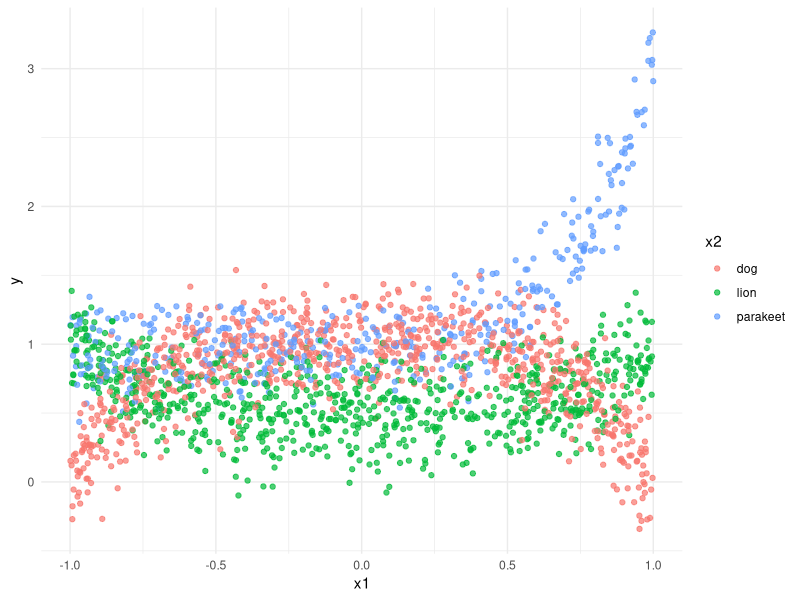

Recreate this plot in R.
## ---- chunk 1
knitr::opts_chunk$set(echo = TRUE)
knitr::opts_chunk$set(warning = FALSE, message = FALSE)
library(tidyverse)
theme_set(theme_minimal())
## ---- chunk 2
candidate_number <- 1 # change this from 1 to your number
set.seed(candidate_number)
## ---- chunk 3
n <- 2000
# Generate categorical predictor(s)
categories <- c("lion", "dog", "parakeet")
cat_var <- factor(sample(categories, n, prob = c(2, 2, 1), replace = TRUE))
table(cat_var)
## ---- chunk 4
# Generate numeric predictor(s)
x <- 2 * (runif(n) - 1/2)
# Data frame version of predictors
predictors <- data.frame(x1 = x, x2 = cat_var)
head(predictors)
## ---- chunk 5
# CEF
CEF <- function(x1, x2) {
  if_else(x2 == "lion",
          # first case
          1/2 + x1^4/2,
          ifelse(x2 == "dog",
                 # second case
                 1 - x1^4,
                 # last case
                 1 + x1^3 + x1^4
                 )
         )
}
training_data <- predictors |> mutate(y = CEF(x1, x2) + rnorm(n, sd = .2))
ggplot(training_data, aes(x1, y, colour = x2)) + geom_point(alpha = .7)
## ---- chunk 6
# Matrix versions in case any model fitting functions need them
# if not then you can delete this
Y <- training_data$y
X <- model.matrix(~ .-1, predictors)
head(X)
X_int <- model.matrix(~ x1*x2-1, predictors)
head(X_int)
## ---- chunk 7

## ---- chunk 8

## ---- chunk 9
n <- 1000
x <- runif(n, 500, 2500)
y <- 100 + x**2 + rnorm(n, mean = 0, sd = 20) 
original_data <- data.frame(x = x, y = y)

# Concept Shift: Change the relationship between x and y
y_shifted <- 120 +  x + rnorm(n, mean = 0, sd = 20)
## ---- chunk 10
x_shifted <- runif(n, 1000, 2000)  
y_shifted <- 100 + x_shifted**2 + rnorm(n, mean = 0, sd = 20)  # Same relationship between x and y

## ---- chunk 11
library(randomForest)
library(caret)


n <- 1000
x <- runif(n, 500, 2500)  
z <- sample(1:5, n, replace = TRUE) 
y <- 100 + 0.05 * x + 20 * sin(z)**2 + rnorm(n, mean = 0, sd = 30)  

training_data <- data.frame(x = x, z = z, y = y)

rf_model <- randomForest(y ~ x + z, data = training_data)

x_ood <- runif(n, 500, 2500)  
z_ood <- sample(1:5, n, replace = TRUE) 
y_ood <- 100 + 0.05 * x_ood + 5 * z_ood + rnorm(n, mean = 0, sd = 5) 

y_test <- 100 + 0.05 * x_ood + 20 * sin(z_ood)**2 + rnorm(n, mean = 0, sd = 30)

ood_data <- data.frame(x = x_ood, z = z_ood, y = y_ood)
test_data <- data.frame(x = x_ood, z = z_ood, y = y_test)


y_pred_ood <- predict(rf_model, ood_data)

ood_rmse <- sqrt(mean((ood_data$y - y_pred_ood)^2))
cat("RMSE on OOD Data:", ood_rmse, "\n")

y_pred_original <- predict(rf_model, test_data)
original_rmse <- sqrt(mean((test_data$y - y_pred_original)^2))
cat("RMSE on Original Data:", original_rmse, "\n")

